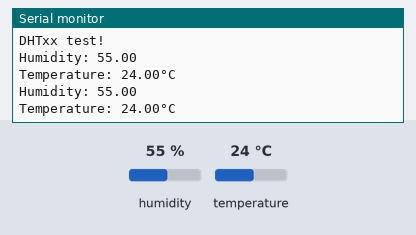
Bench run of a sketch on a simulated Arduino Uno, built with avr-gcc and run on an emulated ATmega328P. Shown: the last lines printed to the serial monitor. The test bench sets the inputs (shaded band); at power-on: humidity 55 %, temperature 24 °C.

Above: at 4.8 s.
4.9 s: humidity set to 22 %
At 7.1 s:
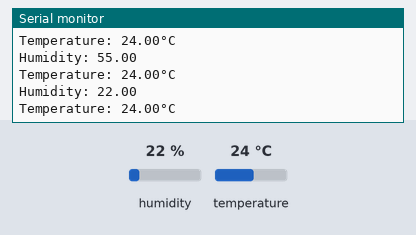
7.9 s: temperature set to 12 °C
At 9.5 s:
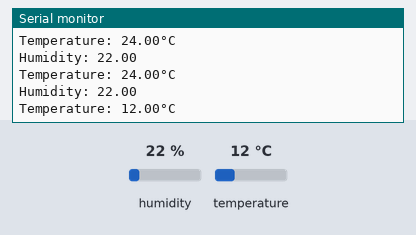
10.9 s: humidity set to 40 %
At 13.2 s:
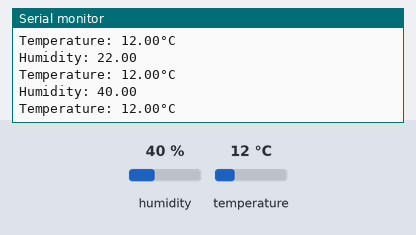
Timing chart, 0 to 14.7 s (numbered marks = the images above; inputs shaded):
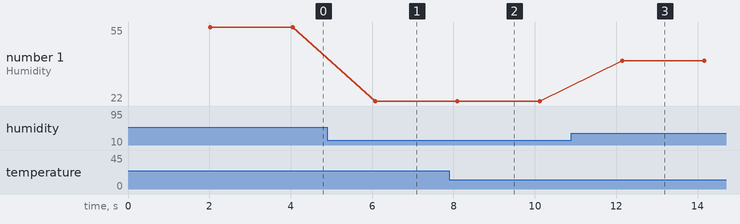

Measured:
- after the input at 4.9 s, the serial monitor: prints a new line after 1.2 s (image 1)
- after the input at 7.9 s, the serial monitor: prints a new line after 0.21 s (image 2)
- after the input at 10.9 s, the serial monitor: prints a new line after 1.2 s (image 3)
- plotted number 1: 55 → 22 after the input at 4.9 s, 22 → 40 after the input at 10.9 s

The sketch:

DHT-11_Temperature_Sensor.ino.ino
```cpp
// Example testing sketch for various DHT humidity/temperature sensors
// Written by ladyada, public domain

// REQUIRES the following Arduino libraries:
// - DHT Sensor Library: https://github.com/adafruit/DHT-sensor-library
// - Adafruit Unified Sensor Lib: https://github.com/adafruit/Adafruit_Sensor

#include "DHT.h"

#define DHTPIN 8     // Digital pin connected to the DHT sensor
// Feather HUZZAH ESP8266 note: use pins 3, 4, 5, 12, 13 or 14 --
// Pin 15 can work but DHT must be disconnected during program upload.

// Uncomment whatever type you're using!
//#define DHTTYPE DHT11   // DHT 11
#define DHTTYPE DHT11   // DHT 22  (AM2302), AM2321
//#define DHTTYPE DHT21   // DHT 21 (AM2301)

// Connect pin 1 (on the left) of the sensor to +5V
// NOTE: If using a board with 3.3V logic like an Arduino Due connect pin 1
// to 3.3V instead of 5V!
// Connect pin 2 of the sensor to whatever your DHTPIN is
// Connect pin 3 (on the right) of the sensor to GROUND (if your sensor has 3 pins)
// Connect pin 4 (on the right) of the sensor to GROUND and leave the pin 3 EMPTY (if your sensor has 4 pins)
// Connect a 10K resistor from pin 2 (data) to pin 1 (power) of the sensor

// Initialize DHT sensor.
// Note that older versions of this library took an optional third parameter to
// tweak the timings for faster processors.  This parameter is no longer needed
// as the current DHT reading algorithm adjusts itself to work on faster procs.
DHT dht(DHTPIN, DHTTYPE);

void setup() {
  Serial.begin(9600);
  Serial.println(F("DHTxx test!"));

  dht.begin();
}

void loop() {
  // Wait a few seconds between measurements.
  delay(2000);

  // Reading temperature or humidity takes about 250 milliseconds!
  // Sensor readings may also be up to 2 seconds 'old' (its a very slow sensor)
  float h = dht.readHumidity();
  // Read temperature as Celsius (the default)
  float t = dht.readTemperature();
  // Read temperature as Fahrenheit (isFahrenheit = true)
  // float f = dht.readTemperature(true);

  // Check if any reads failed and exit early (to try again).
  if (isnan(h) || isnan(t)) {
    Serial.println(F("Failed to read from DHT sensor!"));
    return;
  }
  Serial.print("Humidity: ");
  Serial.println(h);
  Serial.print("Temperature: ");
  Serial.print(t);
  Serial.println("°C");
}
```
